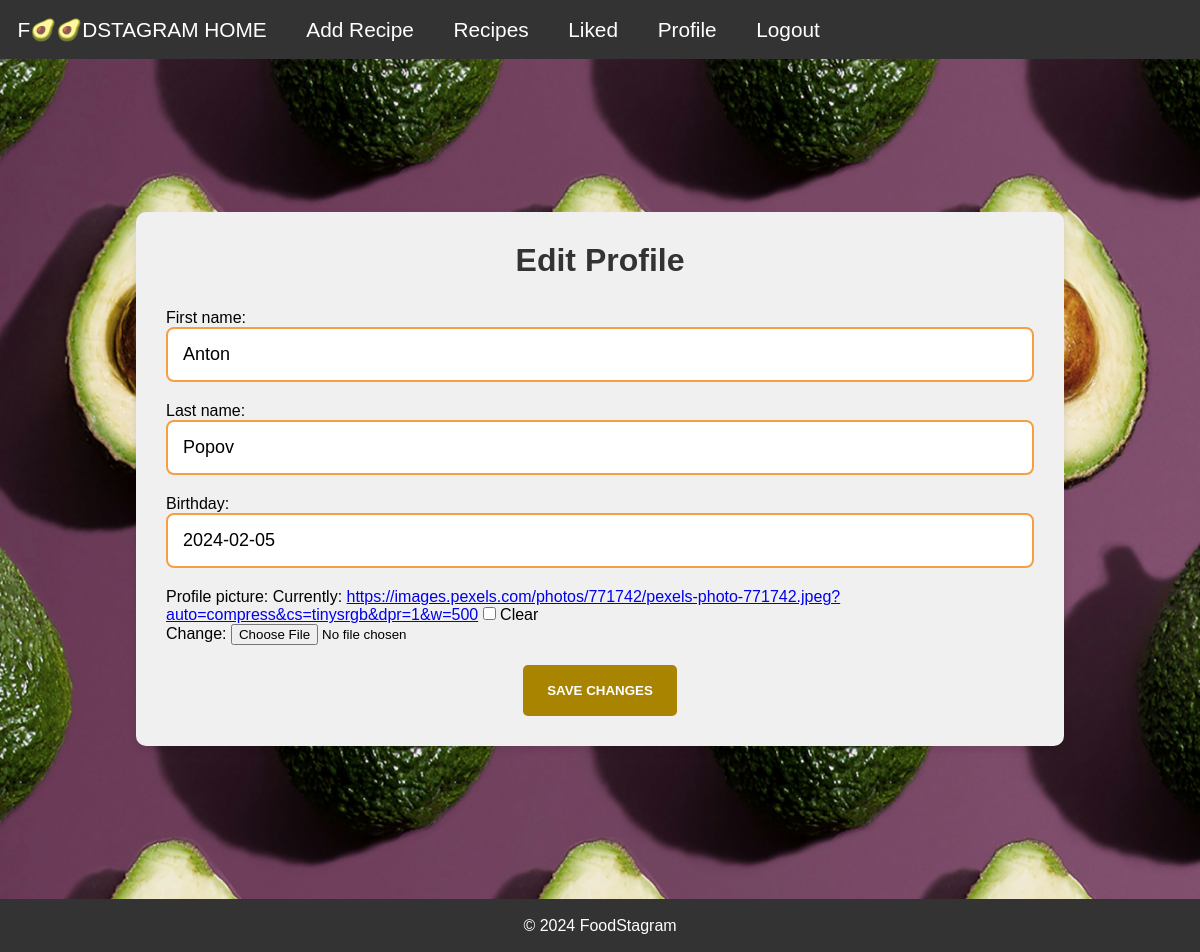
The page /accounts/profile/3/update/ (signed in) on the database as committed earlier.
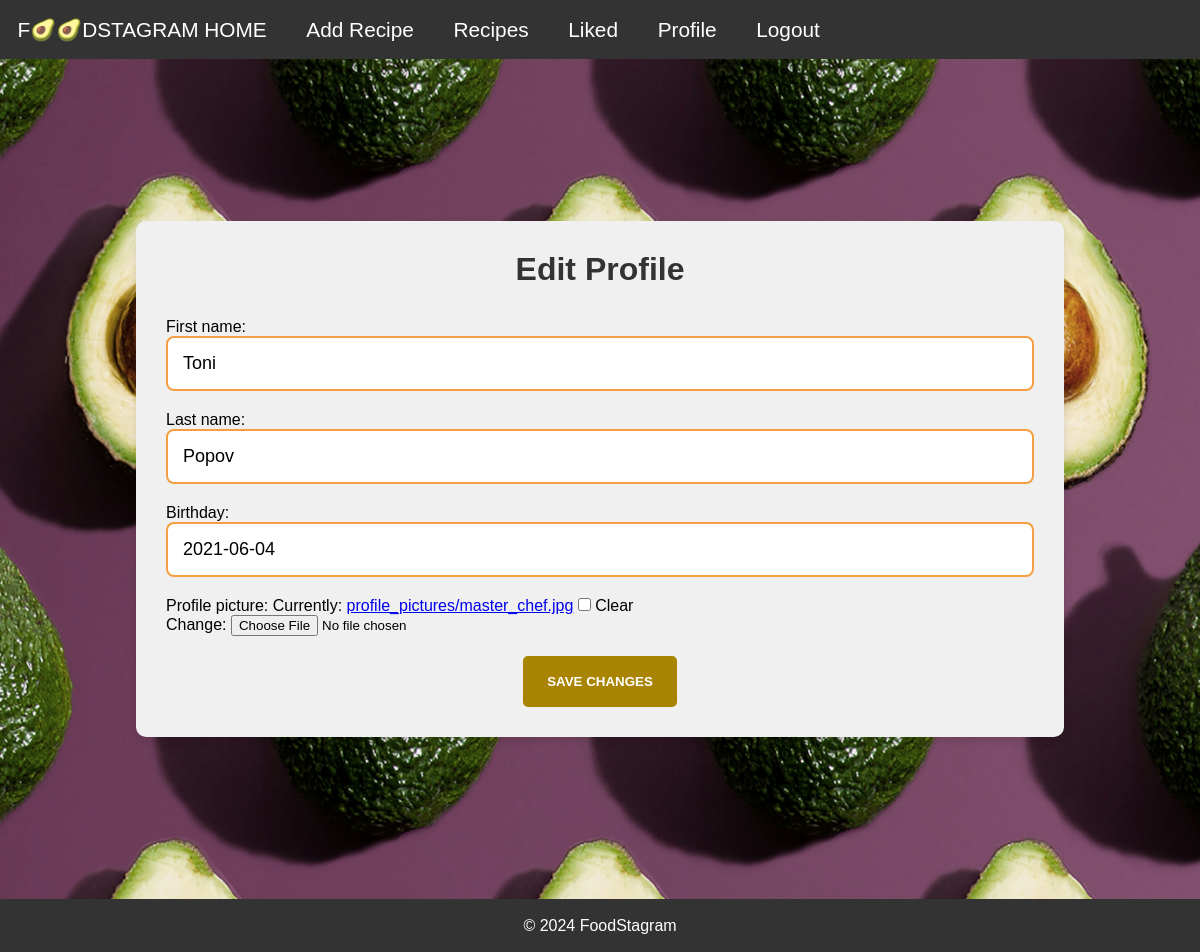
The same page on the database as committed later.
### foodstagram/accounts/models.py (models this page shows, shortened)
class Profile(models.Model):
    MAX_FIRST_NAME_LENGTH = 30
    MAX_LAST_NAME_LENGTH = 30
    MAX_IMG_URL_LENGTH = 200
    first_name = models.CharField(
        max_length=MAX_FIRST_NAME_LENGTH,
        blank=True,
        null=True,
    )
    last_name = models.CharField(
        max_length=MAX_LAST_NAME_LENGTH,
        blank=True,
        null=True,
    )
    date_of_birth = models.DateField(
        blank=True,
        null=True,
    )
    profile_picture = models.ImageField(
        upload_to='profile_pictures/',
        null=True,
        blank=True,
        max_length=MAX_IMG_URL_LENGTH
    )
    user = models.OneToOneField(
        FoodstagramUser,
        primary_key=True,
        on_delete=models.CASCADE,
    )

### foodstagram/accounts/views.py (the view, shortened to what this page needs)
# urls.py: path('profile/<int:pk>/update/', ProfileUpdateView.as_view(), name='profile-update'),
class ProfileUpdateView(LoginRequiredMixin, OwnerRequiredMixin, views.UpdateView):
    queryset = Profile.objects.all()
    template_name = "accounts/edit_profile.html"
    fields = ("first_name", "last_name", "date_of_birth", "profile_picture")
    def get_form(self, form_class=None):
        form = super().get_form(form_class=form_class)
        form.fields["date_of_birth"].widget.attrs["type"] = "date"
        form.fields["date_of_birth"].label = "Birthday"
        return form

### foodstagram/accounts/views.py (called while the page is built)
    def dispatch(self, request, *args, **kwargs):
        if request.user.pk != kwargs.get('pk', None):
            return self.handle_no_permission()
        return super().dispatch(request, *args, **kwargs)

### templates/accounts/edit_profile.html (shortened to what this page needs)
{% extends 'base.html' %}
{% block content %}
    <div class="edit-profile-outside-container">
        <div class="edit-profile-container">
            <h2 class="edit-profile-title">Edit Profile</h2>
            <form class="edit-profile-form" method="post" enctype="multipart/form-data">
                {{ form.as_p }}
                <button type="submit" class="btn btn-primary edit-profile-submit-btn">Save Changes</button>
            </form>
        </div>
    </div>
{% endblock %}

### templates/base.html (shortened to what this page needs)
{% load static %}
<!DOCTYPE html>
<html lang="en">
<head>
    <link rel="stylesheet" href="{% static 'css/styles.css' %}">
</head>
<body>
<nav class="nav-menu">
    <ul>
        <li><a href="{% url 'common:index' %}">F🥑🥑DSTAGRAM HOME</a></li>
        {% if user.is_authenticated %}
            <li><a href="{% url 'recipe-create' %}">Add Recipe</a></li>
            <li><a href="{% url 'recipe-list' user.pk %}">Recipes</a></li>
            <li><a href="{% url 'recipe-liked-list' user.pk %}">Liked</a></li>
            <li><a href="{% url 'profile' user.pk %}">Profile</a></li>
            <li><a href="{% url 'signout' %}">Logout</a></li>
        {% else %}
            <li><a href="{% url 'signin' %}">Login</a></li>
            <li><a href="{% url 'signup' %}">Sign Up</a></li>
        {% endif %}
    </ul>
</nav>
<main class="main-block">
    {% block content %}
    {% endblock %}
</main>
<footer class="page-footer">
    <p>&copy; 2024 FoodStagram</p>
</footer>
</body>
</html>

### staticfiles/css/base.css (style rules this page uses)
* { margin: 0; padding: 0; box-sizing: border-box; }
body { font-family: Arial, sans-serif; background-color: #f5f5f5; }
.nav-menu { background-color: #333; padding: 1.1em 0; }
.nav-menu ul { list-style-type: none; text-align: left; }
.nav-menu ul li { display: inline; margin: 0 1.1em; }
.nav-menu ul li a { color: #fff; text-decoration: none; transition: color 0.3s ease; font-size: 1.3em; }
.main-block { padding: 20px; background-size: cover; background-position: center; background-image: url('../images/estudio-bloom-NYqCYYqymlM-unsplash.jpg'); background-repeat: no-repeat; background-attachment: fixed; }
.page-footer { background-color: #333; color: #fff; text-align: center; padding: 1.1em 0; }

### staticfiles/css/profile.css (style rules this page uses)
.edit-profile-outside-container { display: flex; justify-content: center; align-items: center; min-height: 100vh; }
.edit-profile-container { width: 80%; margin: 0 auto; padding: 30px; box-shadow: 0 4px 8px rgba(0, 0, 0, 0.1); border-radius: 10px; display: flex; flex-direction: column; justify-content: center; background-color: #f0f0f0; overflow: hidden; }
.edit-profile-title { font-size: 32px; color: #333; margin-bottom: 30px; text-align: center; }
.edit-profile-form { display: flex; flex-direction: column; }
.edit-profile-form input[type="text"], .edit-profile-form textarea, .edit-profile-form select { width: 100%; padding: 15px; margin-bottom: 20px; border: 2px solid #f59f42; border-radius: 8px; font-size: 18px; }
.edit-profile-submit-btn { background-color: #a98401; color: #fff; padding: 18px 24px; border: none; border-radius: 5px; text-transform: uppercase; font-weight: bold; cursor: pointer; transition: background-color 0.3s; align-self: center; margin-top: 20px; width: auto; }

Rows that differ between the two databases and show on the page:
changed Profile "Popov": first_name "Anton" → "Toni"; date_of_birth "2024-02-05" → "2021-06-04"
Other text that changed with them:
text no longer shown: "First name: Last name: Birthday: Profile picture: Currently: https://images.pexels.com/photos/771742/pexels-photo-771742.jpeg?auto=compress&cs=tinysrgb&dpr=1&w=500 Clear Change:"
text now shown: "First name: Last name: Birthday: Profile picture: Currently: profile_pictures/master_chef.jpg Clear Change:"
